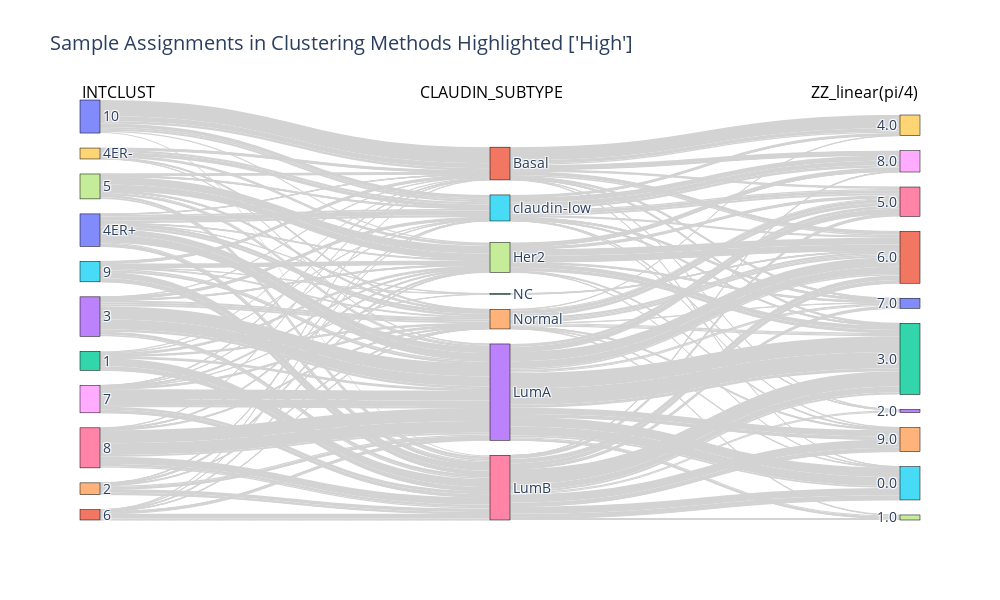

This figure's notebook cell:
### Markdown cell above
To plot

### Code cell
fig = plotSankey(quantumDf_s, cols=['INTCLUST','CLAUDIN_SUBTYPE','Cluster_ZZ_linear_10_0.25'],names=['INTCLUST','CLAUDIN_SUBTYPE','ZZ_linear(pi/4)'], valueToHighlight=['High'], linkVar='CELLULARITY')

### Figure 1 — Plotly figure (JSON) as saved in the notebook; plotly's stock layout.template omitted (floating-point values rounded to 4 significant figures; data arrays with more than 128 entries replaced by an {"elided": "..."} marker saying what was removed)
{"data": [{"link": {"color": {"elided": "588 str values"}, "label": ["4ER+", "6", "1", "3", "2", "9", "8", "5", "7", "4ER-", "10", "Basal", "NC", "LumA", "Normal", "claudin-low", "LumB", "Her2", "8.0", "4.0", "7.0", "6.0", "3.0", "2.0", "9.0", "0.0", "5.0", "1.0"], "source": {"elided": "588 int values"}, "target": {"elided": "588 int values"}, "value": {"elided": "588 int values"}}, "node": {"label": ["4ER+", "6", "1", "3", "2", "9", "8", "5", "7", "4ER-", "10", "Basal", "NC", "LumA", "Normal", "claudin-low", "LumB", "Her2", "8.0", "4.0", "7.0", "6.0", "3.0", "2.0", "9.0", "0.0", "5.0", "1.0"], "line": {"color": "black", "width": 0.5}, "pad": 15, "thickness": 20}, "type": "sankey"}], "layout": {"annotations": [{"align": "center", "font": {"color": "black", "size": 16}, "showarrow": false, "text": "INTCLUST", "x": 0, "xref": "x", "y": 1.05, "yref": "paper"}, {"align": "center", "font": {"color": "black", "size": 16}, "showarrow": false, "text": "CLAUDIN_SUBTYPE", "x": 1, "xref": "x", "y": 1.05, "yref": "paper"}, {"align": "center", "font": {"color": "black", "size": 16}, "showarrow": false, "text": "ZZ_linear(pi/4)", "x": 2, "xref": "x", "y": 1.05, "yref": "paper"}], "autosize": false, "font": {"size": 14}, "height": 600, "hovermode": "x", "paper_bgcolor": "white", "plot_bgcolor": "white", "title": {"text": "Sample Assignments in Clustering Methods\nHighlighted ['High']"}, "width": 1000, "xaxis": {"showgrid": false, "visible": false, "zeroline": false}, "yaxis": {"showgrid": false, "visible": false, "zeroline": false}}}
